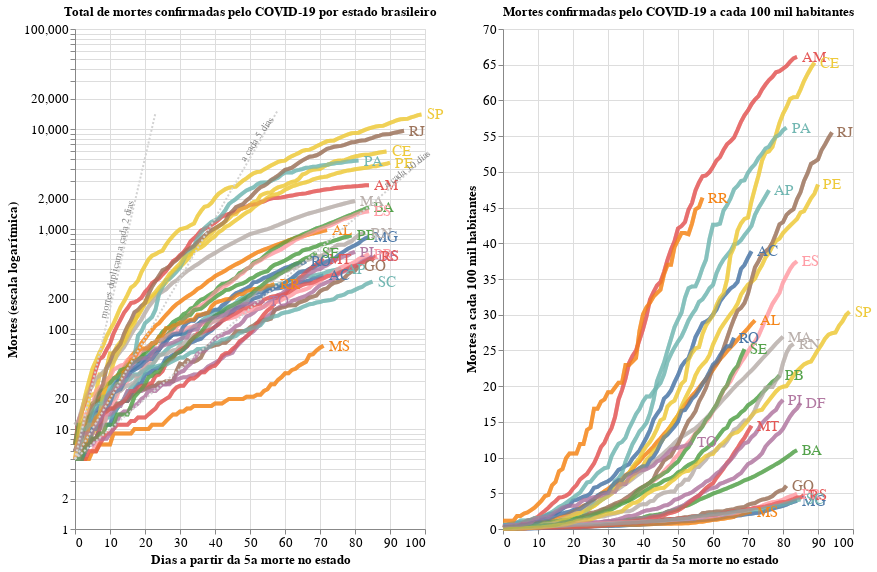

Source (notebook cell):
### Code cell
import altair as alt

text2b = alt.Chart({'values':[{'x': 12, 'y': 500}]}).mark_text(
    text='mortes duplicam a cada 2 dias', angle=283,
    size=10,
    color = 'gray'
).encode(
    x='x:Q', y='y:Q'
)

text5b = alt.Chart({'values':[{'x': 52, 'y': 8000}]}).mark_text(
    text='a cada 5 dias', angle=304,
    size=10,
    color = 'gray'
).encode(
    x='x:Q', y='y:Q'
)

text10b = alt.Chart({'values':[{'x': 95, 'y': 4000}]}).mark_text(
    text='a cada 10 dias', angle=323,
    size=10,
    color = 'gray'
).encode(
    x='x:Q', y='y:Q'
)

# Sum it all up
chart1 = alt.layer(chart, overlay, text, double2, double5, double10, text2b, text5b, text10b).properties(
    width=350,
    height=500
)

# Sum em up!
chart2 = alt.layer(chartpop + overlaypop + textpop).properties(
    width=350,
    height=500
)

alt.hconcat(chart1, chart2
).configure_axis(
    labelFontSize=13,
    titleFontSize=13
).configure_title(
    fontSize=13
).add_selection(
  selection
)

### Figure 1 — Vega-Lite specification as saved in the notebook (floating-point values rounded to 4 significant figures; data arrays with more than 128 entries replaced by an {"elided": "..."} marker saying what was removed)
{"config": {"view": {"continuousWidth": 400, "continuousHeight": 300}, "axis": {"labelFontSize": 13, "titleFontSize": 13}, "title": {"fontSize": 13}}, "hconcat": [{"layer": [{"data": {"name": "data-b0b02d7f3c95103333f6244b87e0b477"}, "mark": {"type": "line", "opacity": 0.7, "strokeWidth": 4}, "encoding": {"color": {"condition": {"type": "nominal", "field": "state", "selection": "selector007"}, "value": "lightgray"}, "tooltip": [{"type": "nominal", "field": "state", "title": "Estado"}, {"type": "nominal", "field": "Date", "format": "%d/%m/%Y", "timeUnit": "yearmonthdate", "title": "Data"}, {"type": "nominal", "field": "Deaths", "title": "Mortes"}], "x": {"type": "quantitative", "field": "Day"}, "y": {"type": "quantitative", "field": "Deaths", "scale": {"type": "log"}}}, "selection": {"selector007": {"type": "single", "fields": ["state"]}}, "title": "Total de mortes confirmadas pelo COVID-19 por estado brasileiro"}, {"data": {"name": "data-b0b02d7f3c95103333f6244b87e0b477"}, "mark": {"type": "line", "opacity": 0.7, "strokeWidth": 4}, "encoding": {"color": {"type": "nominal", "field": "state"}, "opacity": {"value": 0.5}, "x": {"type": "quantitative", "field": "Day"}, "y": {"type": "quantitative", "field": "Deaths", "scale": {"type": "log"}}}, "title": "Total de mortes confirmadas pelo COVID-19 por estado brasileiro", "transform": [{"filter": {"selection": "selector007"}}]}, {"data": {"name": "data-b0b02d7f3c95103333f6244b87e0b477"}, "mark": {"type": "text", "align": "left", "dx": 5, "size": 15}, "encoding": {"color": {"type": "nominal", "field": "state", "legend": null}, "text": {"type": "nominal", "field": "state"}, "x": {"type": "quantitative", "aggregate": "max", "axis": {"title": "Dias a partir da 5a morte no estado"}, "field": "Day"}, "y": {"type": "quantitative", "aggregate": {"argmax": "Day"}, "axis": {"title": "Mortes (escala logarítmica)"}, "field": "Deaths"}}, "title": "Total de mortes confirmadas pelo COVID-19 por estado brasileiro", "transform": [{"filter": {"selection": "selector007"}}]}, {"data": {"sequence": {"start": 0, "stop": 24, "step": 1, "as": "x"}}, "mark": {"type": "line", "strokeDash": [2, 2]}, "encoding": {"color": {"value": "lightgray"}, "x": {"type": "quantitative", "field": "x"}, "y": {"type": "quantitative", "field": "value"}}, "transform": [{"calculate": "5*pow(2,(datum.x/2))", "as": "double2"}, {"fold": ["double2"]}]}, {"data": {"sequence": {"start": 0, "stop": 59, "step": 1, "as": "x"}}, "mark": {"type": "line", "strokeDash": [2, 2]}, "encoding": {"color": {"value": "lightgray"}, "x": {"type": "quantitative", "field": "x"}, "y": {"type": "quantitative", "field": "value"}}, "transform": [{"calculate": "5*pow(2,(datum.x/5))", "as": "double5"}, {"fold": ["double5"]}]}, {"data": {"sequence": {"start": 0, "stop": 100, "step": 1, "as": "x"}}, "mark": {"type": "line", "strokeDash": [2, 2]}, "encoding": {"color": {"value": "lightgray"}, "x": {"type": "quantitative", "field": "x"}, "y": {"type": "quantitative", "field": "value"}}, "transform": [{"calculate": "5*pow(2,(datum.x/10))", "as": "double10"}, {"fold": ["double10"]}]}, {"data": {"name": "data-a6fb37e0fe81e307be8367838186da47"}, "mark": {"type": "text", "angle": 283, "color": "gray", "size": 10, "text": "mortes duplicam a cada 2 dias"}, "encoding": {"x": {"type": "quantitative", "field": "x"}, "y": {"type": "quantitative", "field": "y"}}}, {"data": {"name": "data-b745a4301a6ed1cfceba2b02514e1294"}, "mark": {"type": "text", "angle": 304, "color": "gray", "size": 10, "text": "a cada 5 dias"}, "encoding": {"x": {"type": "quantitative", "field": "x"}, "y": {"type": "quantitative", "field": "y"}}}, {"data": {"name": "data-38fdf78bc9bba60f88cb7b830c133810"}, "mark": {"type": "text", "angle": 323, "color": "gray", "size": 10, "text": "a cada 10 dias"}, "encoding": {"x": {"type": "quantitative", "field": "x"}, "y": {"type": "quantitative", "field": "y"}}}], "height": 500, "width": 350}, {"layer": [{"layer": [{"mark": {"type": "line", "opacity": 0.7, "strokeWidth": 4}, "encoding": {"color": {"condition": {"type": "nominal", "field": "state", "selection": "selector007"}, "value": "lightgray"}, "tooltip": [{"type": "nominal", "field": "state", "title": "Estado"}, {"type": "nominal", "field": "Date", "format": "%d/%m/%Y", "timeUnit": "yearmonthdate", "title": "Data"}, {"type": "nominal", "field": "DeathPop", "format": ".2f", "title": "Proporção de Mortes"}], "x": {"type": "quantitative", "field": "Day"}, "y": {"type": "quantitative", "field": "DeathPop"}}, "selection": {"selector007": {"type": "single", "fields": ["state"]}}, "title": "Mortes confirmadas pelo COVID-19 a cada 100 mil habitantes"}, {"mark": {"type": "line", "opacity": 0.7, "strokeWidth": 4}, "encoding": {"color": {"type": "nominal", "field": "state"}, "opacity": {"value": 0.5}, "x": {"type": "quantitative", "field": "Day"}, "y": {"type": "quantitative", "field": "DeathPop"}}, "title": "Mortes confirmadas pelo COVID-19 a cada 100 mil habitantes", "transform": [{"filter": {"selection": "selector007"}}]}, {"mark": {"type": "text", "align": "left", "dx": 5, "size": 15}, "encoding": {"color": {"type": "nominal", "field": "state", "legend": null}, "text": {"type": "nominal", "field": "state"}, "x": {"type": "quantitative", "aggregate": "max", "axis": {"title": "Dias a partir da 5a morte no estado"}, "field": "Day"}, "y": {"type": "quantitative", "aggregate": {"argmax": "Day"}, "axis": {"title": "Mortes a cada 100 mil habitantes"}, "field": "DeathPop"}}, "title": "Mortes confirmadas pelo COVID-19 a cada 100 mil habitantes", "transform": [{"filter": {"selection": "selector007"}}]}]}], "data": {"name": "data-b0b02d7f3c95103333f6244b87e0b477"}, "height": 500, "width": 350}], "$schema": "https://vega.github.io/schema/vega-lite/v4.8.1.json", "datasets": {"data-b0b02d7f3c95103333f6244b87e0b477": {"elided": "2166 records"}, "data-a6fb37e0fe81e307be8367838186da47": [{"x": 12, "y": 500}], "data-b745a4301a6ed1cfceba2b02514e1294": [{"x": 52, "y": 8000}], "data-38fdf78bc9bba60f88cb7b830c133810": [{"x": 95, "y": 4000}]}}
